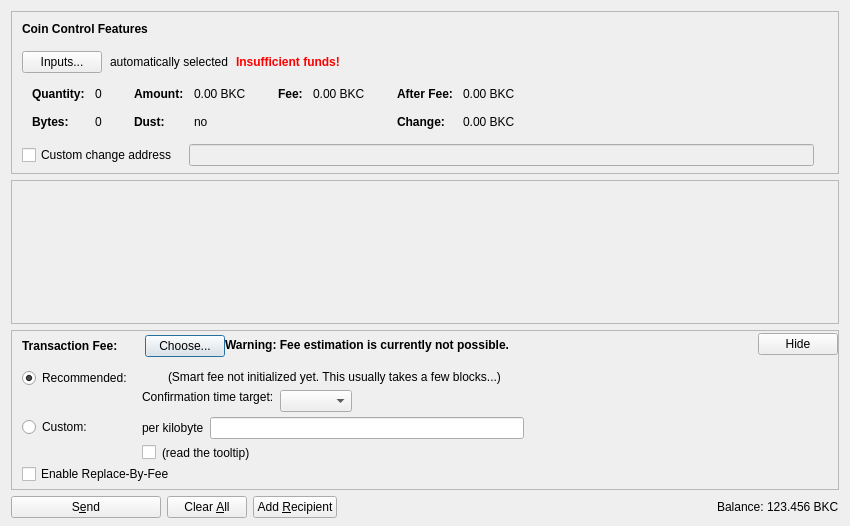
<?xml version="1.0" encoding="UTF-8"?>
<ui version="4.0">
 <class>SendCoinsDialog</class>
 <widget class="QDialog" name="SendCoinsDialog">
  <property name="geometry">
   <rect>
    <x>0</x>
    <y>0</y>
    <width>850</width>
    <height>526</height>
   </rect>
  </property>
  <property name="windowTitle">
   <string>Send Coins</string>
  </property>
  <layout class="QVBoxLayout" name="verticalLayout" stretch="0,1,0,0">
   <property name="bottomMargin">
    <number>8</number>
   </property>
   <item>
    <widget class="QFrame" name="frameCoinControl">
     <property name="sizePolicy">
      <sizepolicy hsizetype="Expanding" vsizetype="Expanding">
       <horstretch>0</horstretch>
       <verstretch>0</verstretch>
      </sizepolicy>
     </property>
     <property name="maximumSize">
      <size>
       <width>16777215</width>
       <height>16777215</height>
      </size>
     </property>
     <property name="frameShape">
      <enum>QFrame::StyledPanel</enum>
     </property>
     <property name="frameShadow">
      <enum>QFrame::Sunken</enum>
     </property>
     <layout class="QVBoxLayout" name="verticalLayoutCoinControl2">
      <property name="spacing">
       <number>0</number>
      </property>
      <property name="leftMargin">
       <number>0</number>
      </property>
      <property name="topMargin">
       <number>0</number>
      </property>
      <property name="rightMargin">
       <number>0</number>
      </property>
      <property name="bottomMargin">
       <number>6</number>
      </property>
      <item>
       <layout class="QVBoxLayout" name="verticalLayoutCoinControl" stretch="0,0,0,0,1">
        <property name="spacing">
         <number>0</number>
        </property>
        <property name="leftMargin">
         <number>10</number>
        </property>
        <property name="topMargin">
         <number>10</number>
        </property>
        <item>
         <layout class="QHBoxLayout" name="horizontalLayoutCoinControl1">
          <property name="bottomMargin">
           <number>15</number>
          </property>
          <item>
           <widget class="QLabel" name="labelCoinControlFeatures">
            <property name="sizePolicy">
             <sizepolicy hsizetype="Preferred" vsizetype="Maximum">
              <horstretch>0</horstretch>
              <verstretch>0</verstretch>
             </sizepolicy>
            </property>
            <property name="font">
             <font>
              <weight>75</weight>
              <bold>true</bold>
             </font>
            </property>
            <property name="styleSheet">
             <string notr="true">font-weight:bold;</string>
            </property>
            <property name="text">
             <string>Coin Control Features</string>
            </property>
           </widget>
          </item>
         </layout>
        </item>
        <item>
         <layout class="QHBoxLayout" name="horizontalLayoutCoinControl2" stretch="0,0,0,0">
          <property name="spacing">
           <number>8</number>
          </property>
          <property name="bottomMargin">
           <number>10</number>
          </property>
          <item>
           <widget class="QPushButton" name="pushButtonCoinControl">
            <property name="styleSheet">
             <string notr="true"/>
            </property>
            <property name="text">
             <string>Inputs...</string>
            </property>
            <property name="autoDefault">
             <bool>false</bool>
            </property>
           </widget>
          </item>
          <item>
           <widget class="QLabel" name="labelCoinControlAutomaticallySelected">
            <property name="text">
             <string>automatically selected</string>
            </property>
            <property name="margin">
             <number>5</number>
            </property>
           </widget>
          </item>
          <item>
           <widget class="QLabel" name="labelCoinControlInsuffFunds">
            <property name="font">
             <font>
              <weight>75</weight>
              <bold>true</bold>
             </font>
            </property>
            <property name="styleSheet">
             <string notr="true">color:red;font-weight:bold;</string>
            </property>
            <property name="text">
             <string>Insufficient funds!</string>
            </property>
            <property name="margin">
             <number>5</number>
            </property>
           </widget>
          </item>
          <item>
           <spacer name="horizontalSpacerCoinControl">
            <property name="orientation">
             <enum>Qt::Horizontal</enum>
            </property>
            <property name="sizeHint" stdset="0">
             <size>
              <width>40</width>
              <height>1</height>
             </size>
            </property>
           </spacer>
          </item>
         </layout>
        </item>
        <item>
         <widget class="QWidget" name="widgetCoinControl" native="true">
          <property name="sizePolicy">
           <sizepolicy hsizetype="Preferred" vsizetype="Preferred">
            <horstretch>0</horstretch>
            <verstretch>0</verstretch>
           </sizepolicy>
          </property>
          <property name="minimumSize">
           <size>
            <width>0</width>
            <height>0</height>
           </size>
          </property>
          <property name="styleSheet">
           <string notr="true"/>
          </property>
          <layout class="QHBoxLayout" name="horizontalLayoutCoinControl5">
           <property name="leftMargin">
            <number>0</number>
           </property>
           <property name="topMargin">
            <number>0</number>
           </property>
           <property name="rightMargin">
            <number>0</number>
           </property>
           <property name="bottomMargin">
            <number>0</number>
           </property>
           <item>
            <layout class="QHBoxLayout" name="horizontalLayoutCoinControl3" stretch="0,0,0,1">
             <property name="spacing">
              <number>20</number>
             </property>
             <property name="topMargin">
              <number>0</number>
             </property>
             <property name="bottomMargin">
              <number>10</number>
             </property>
             <item>
              <layout class="QFormLayout" name="formLayoutCoinControl1">
               <property name="horizontalSpacing">
                <number>10</number>
               </property>
               <property name="verticalSpacing">
                <number>14</number>
               </property>
               <property name="leftMargin">
                <number>10</number>
               </property>
               <property name="topMargin">
                <number>4</number>
               </property>
               <property name="rightMargin">
                <number>6</number>
               </property>
               <item row="0" column="0">
                <widget class="QLabel" name="labelCoinControlQuantityText">
                 <property name="font">
                  <font>
                   <weight>75</weight>
                   <bold>true</bold>
                  </font>
                 </property>
                 <property name="text">
                  <string>Quantity:</string>
                 </property>
                 <property name="margin">
                  <number>0</number>
                 </property>
                </widget>
               </item>
               <item row="0" column="1">
                <widget class="QLabel" name="labelCoinControlQuantity">
                 <property name="cursor">
                  <cursorShape>IBeamCursor</cursorShape>
                 </property>
                 <property name="contextMenuPolicy">
                  <enum>Qt::ActionsContextMenu</enum>
                 </property>
                 <property name="text">
                  <string notr="true">0</string>
                 </property>
                 <property name="margin">
                  <number>0</number>
                 </property>
                 <property name="textInteractionFlags">
                  <set>Qt::LinksAccessibleByMouse|Qt::TextSelectableByKeyboard|Qt::TextSelectableByMouse</set>
                 </property>
                </widget>
               </item>
               <item row="1" column="0">
                <widget class="QLabel" name="labelCoinControlBytesText">
                 <property name="font">
                  <font>
                   <weight>75</weight>
                   <bold>true</bold>
                  </font>
                 </property>
                 <property name="text">
                  <string>Bytes:</string>
                 </property>
                </widget>
               </item>
               <item row="1" column="1">
                <widget class="QLabel" name="labelCoinControlBytes">
                 <property name="cursor">
                  <cursorShape>IBeamCursor</cursorShape>
                 </property>
                 <property name="contextMenuPolicy">
                  <enum>Qt::ActionsContextMenu</enum>
                 </property>
                 <property name="text">
                  <string notr="true">0</string>
                 </property>
                 <property name="textInteractionFlags">
                  <set>Qt::LinksAccessibleByMouse|Qt::TextSelectableByKeyboard|Qt::TextSelectableByMouse</set>
                 </property>
                </widget>
               </item>
              </layout>
             </item>
             <item>
              <layout class="QFormLayout" name="formLayoutCoinControl2">
               <property name="horizontalSpacing">
                <number>10</number>
               </property>
               <property name="verticalSpacing">
                <number>14</number>
               </property>
               <property name="leftMargin">
                <number>6</number>
               </property>
               <property name="topMargin">
                <number>4</number>
               </property>
               <property name="rightMargin">
                <number>6</number>
               </property>
               <item row="0" column="0">
                <widget class="QLabel" name="labelCoinControlAmountText">
                 <property name="font">
                  <font>
                   <weight>75</weight>
                   <bold>true</bold>
                  </font>
                 </property>
                 <property name="text">
                  <string>Amount:</string>
                 </property>
                 <property name="margin">
                  <number>0</number>
                 </property>
                </widget>
               </item>
               <item row="0" column="1">
                <widget class="QLabel" name="labelCoinControlAmount">
                 <property name="cursor">
                  <cursorShape>IBeamCursor</cursorShape>
                 </property>
                 <property name="contextMenuPolicy">
                  <enum>Qt::ActionsContextMenu</enum>
                 </property>
                 <property name="text">
                  <string notr="true">0.00 BKC</string>
                 </property>
                 <property name="textInteractionFlags">
                  <set>Qt::LinksAccessibleByMouse|Qt::TextSelectableByKeyboard|Qt::TextSelectableByMouse</set>
                 </property>
                </widget>
               </item>
               <item row="1" column="0">
                <widget class="QLabel" name="labelCoinControlLowOutputText">
                 <property name="font">
                  <font>
                   <weight>75</weight>
                   <bold>true</bold>
                  </font>
                 </property>
                 <property name="text">
                  <string>Dust:</string>
                 </property>
                </widget>
               </item>
               <item row="1" column="1">
                <widget class="QLabel" name="labelCoinControlLowOutput">
                 <property name="cursor">
                  <cursorShape>IBeamCursor</cursorShape>
                 </property>
                 <property name="contextMenuPolicy">
                  <enum>Qt::ActionsContextMenu</enum>
                 </property>
                 <property name="text">
                  <string notr="true">no</string>
                 </property>
                 <property name="textInteractionFlags">
                  <set>Qt::LinksAccessibleByMouse|Qt::TextSelectableByKeyboard|Qt::TextSelectableByMouse</set>
                 </property>
                </widget>
               </item>
              </layout>
             </item>
             <item>
              <layout class="QFormLayout" name="formLayoutCoinControl3">
               <property name="horizontalSpacing">
                <number>10</number>
               </property>
               <property name="verticalSpacing">
                <number>14</number>
               </property>
               <property name="leftMargin">
                <number>6</number>
               </property>
               <property name="topMargin">
                <number>4</number>
               </property>
               <property name="rightMargin">
                <number>6</number>
               </property>
               <item row="0" column="0">
                <widget class="QLabel" name="labelCoinControlFeeText">
                 <property name="font">
                  <font>
                   <weight>75</weight>
                   <bold>true</bold>
                  </font>
                 </property>
                 <property name="text">
                  <string>Fee:</string>
                 </property>
                 <property name="margin">
                  <number>0</number>
                 </property>
                </widget>
               </item>
               <item row="0" column="1">
                <widget class="QLabel" name="labelCoinControlFee">
                 <property name="cursor">
                  <cursorShape>IBeamCursor</cursorShape>
                 </property>
                 <property name="contextMenuPolicy">
                  <enum>Qt::ActionsContextMenu</enum>
                 </property>
                 <property name="text">
                  <string notr="true">0.00 BKC</string>
                 </property>
                 <property name="textInteractionFlags">
                  <set>Qt::LinksAccessibleByMouse|Qt::TextSelectableByKeyboard|Qt::TextSelectableByMouse</set>
                 </property>
                </widget>
               </item>
              </layout>
             </item>
             <item>
              <layout class="QFormLayout" name="formLayoutCoinControl4">
               <property name="horizontalSpacing">
                <number>10</number>
               </property>
               <property name="verticalSpacing">
                <number>14</number>
               </property>
               <property name="leftMargin">
                <number>6</number>
               </property>
               <property name="topMargin">
                <number>4</number>
               </property>
               <property name="rightMargin">
                <number>6</number>
               </property>
               <item row="0" column="0">
                <widget class="QLabel" name="labelCoinControlAfterFeeText">
                 <property name="font">
                  <font>
                   <weight>75</weight>
                   <bold>true</bold>
                  </font>
                 </property>
                 <property name="text">
                  <string>After Fee:</string>
                 </property>
                 <property name="margin">
                  <number>0</number>
                 </property>
                </widget>
               </item>
               <item row="0" column="1">
                <widget class="QLabel" name="labelCoinControlAfterFee">
                 <property name="cursor">
                  <cursorShape>IBeamCursor</cursorShape>
                 </property>
                 <property name="contextMenuPolicy">
                  <enum>Qt::ActionsContextMenu</enum>
                 </property>
                 <property name="text">
                  <string notr="true">0.00 BKC</string>
                 </property>
                 <property name="textInteractionFlags">
                  <set>Qt::LinksAccessibleByMouse|Qt::TextSelectableByKeyboard|Qt::TextSelectableByMouse</set>
                 </property>
                </widget>
               </item>
               <item row="1" column="0">
                <widget class="QLabel" name="labelCoinControlChangeText">
                 <property name="font">
                  <font>
                   <weight>75</weight>
                   <bold>true</bold>
                  </font>
                 </property>
                 <property name="text">
                  <string>Change:</string>
                 </property>
                </widget>
               </item>
               <item row="1" column="1">
                <widget class="QLabel" name="labelCoinControlChange">
                 <property name="cursor">
                  <cursorShape>IBeamCursor</cursorShape>
                 </property>
                 <property name="contextMenuPolicy">
                  <enum>Qt::ActionsContextMenu</enum>
                 </property>
                 <property name="text">
                  <string notr="true">0.00 BKC</string>
                 </property>
                 <property name="textInteractionFlags">
                  <set>Qt::LinksAccessibleByMouse|Qt::TextSelectableByKeyboard|Qt::TextSelectableByMouse</set>
                 </property>
                </widget>
               </item>
              </layout>
             </item>
            </layout>
           </item>
          </layout>
         </widget>
        </item>
        <item>
         <layout class="QHBoxLayout" name="horizontalLayoutCoinControl4" stretch="0,0,0">
          <property name="spacing">
           <number>12</number>
          </property>
          <property name="sizeConstraint">
           <enum>QLayout::SetDefaultConstraint</enum>
          </property>
          <property name="topMargin">
           <number>5</number>
          </property>
          <property name="rightMargin">
           <number>5</number>
          </property>
          <item>
           <widget class="QCheckBox" name="checkBoxCoinControlChange">
            <property name="toolTip">
             <string>If this is activated, but the change address is empty or invalid, change will be sent to a newly generated address.</string>
            </property>
            <property name="text">
             <string>Custom change address</string>
            </property>
           </widget>
          </item>
          <item>
           <widget class="QValidatedLineEdit" name="lineEditCoinControlChange">
            <property name="enabled">
             <bool>false</bool>
            </property>
            <property name="sizePolicy">
             <sizepolicy hsizetype="Expanding" vsizetype="Fixed">
              <horstretch>0</horstretch>
              <verstretch>0</verstretch>
             </sizepolicy>
            </property>
           </widget>
          </item>
          <item>
           <widget class="QLabel" name="labelCoinControlChangeLabel">
            <property name="sizePolicy">
             <sizepolicy hsizetype="Preferred" vsizetype="Expanding">
              <horstretch>0</horstretch>
              <verstretch>0</verstretch>
             </sizepolicy>
            </property>
            <property name="minimumSize">
             <size>
              <width>0</width>
              <height>0</height>
             </size>
            </property>
            <property name="text">
             <string/>
            </property>
            <property name="margin">
             <number>3</number>
            </property>
           </widget>
          </item>
         </layout>
        </item>
        <item>
         <spacer name="verticalSpacerCoinControl">
          <property name="orientation">
           <enum>Qt::Vertical</enum>
          </property>
          <property name="sizeHint" stdset="0">
           <size>
            <width>800</width>
            <height>1</height>
           </size>
          </property>
         </spacer>
        </item>
       </layout>
      </item>
     </layout>
    </widget>
   </item>
   <item>
    <widget class="QScrollArea" name="scrollArea">
     <property name="widgetResizable">
      <bool>true</bool>
     </property>
     <widget class="QWidget" name="scrollAreaWidgetContents">
      <property name="geometry">
       <rect>
        <x>0</x>
        <y>0</y>
        <width>830</width>
        <height>104</height>
       </rect>
      </property>
      <layout class="QVBoxLayout" name="verticalLayout_2" stretch="0,1">
       <property name="leftMargin">
        <number>0</number>
       </property>
       <property name="topMargin">
        <number>0</number>
       </property>
       <property name="rightMargin">
        <number>0</number>
       </property>
       <property name="bottomMargin">
        <number>0</number>
       </property>
       <item>
        <layout class="QVBoxLayout" name="entries">
         <property name="spacing">
          <number>6</number>
         </property>
        </layout>
       </item>
       <item>
        <spacer name="verticalSpacer">
         <property name="orientation">
          <enum>Qt::Vertical</enum>
         </property>
         <property name="sizeHint" stdset="0">
          <size>
           <width>20</width>
           <height>40</height>
          </size>
         </property>
        </spacer>
       </item>
      </layout>
     </widget>
    </widget>
   </item>
   <item>
    <widget class="QFrame" name="frameFee">
     <property name="sizePolicy">
      <sizepolicy hsizetype="Expanding" vsizetype="Expanding">
       <horstretch>0</horstretch>
       <verstretch>0</verstretch>
      </sizepolicy>
     </property>
     <property name="maximumSize">
      <size>
       <width>16777215</width>
       <height>16777215</height>
      </size>
     </property>
     <property name="frameShape">
      <enum>QFrame::StyledPanel</enum>
     </property>
     <property name="frameShadow">
      <enum>QFrame::Sunken</enum>
     </property>
     <layout class="QVBoxLayout" name="verticalLayoutFee1">
      <property name="spacing">
       <number>0</number>
      </property>
      <property name="leftMargin">
       <number>0</number>
      </property>
      <property name="topMargin">
       <number>0</number>
      </property>
      <property name="rightMargin">
       <number>0</number>
      </property>
      <property name="bottomMargin">
       <number>0</number>
      </property>
      <item>
       <layout class="QVBoxLayout" name="verticalLayoutFee2" stretch="0,0,0">
        <property name="spacing">
         <number>0</number>
        </property>
        <property name="leftMargin">
         <number>10</number>
        </property>
        <property name="topMargin">
         <number>0</number>
        </property>
        <item>
         <layout class="QHBoxLayout" name="horizontalLayoutFee1">
          <property name="bottomMargin">
           <number>0</number>
          </property>
          <item>
           <layout class="QVBoxLayout" name="verticalLayoutFee7">
            <property name="spacing">
             <number>0</number>
            </property>
            <item>
             <spacer name="verticalSpacerSmartFee">
              <property name="orientation">
               <enum>Qt::Vertical</enum>
              </property>
              <property name="sizeType">
               <enum>QSizePolicy::Fixed</enum>
              </property>
              <property name="sizeHint" stdset="0">
               <size>
                <width>1</width>
                <height>4</height>
               </size>
              </property>
             </spacer>
            </item>
            <item>
             <layout class="QHBoxLayout" name="horizontalLayoutSmartFee">
              <property name="spacing">
               <number>10</number>
              </property>
              <item>
               <widget class="QLabel" name="labelFeeHeadline">
                <property name="sizePolicy">
                 <sizepolicy hsizetype="Preferred" vsizetype="Maximum">
                  <horstretch>0</horstretch>
                  <verstretch>0</verstretch>
                 </sizepolicy>
                </property>
                <property name="font">
                 <font>
                  <weight>75</weight>
                  <bold>true</bold>
                 </font>
                </property>
                <property name="styleSheet">
                 <string notr="true">font-weight:bold;</string>
                </property>
                <property name="text">
                 <string>Transaction Fee:</string>
                </property>
               </widget>
              </item>
              <item>
               <widget class="QLabel" name="labelFeeMinimized">
                <property name="text">
                 <string/>
                </property>
               </widget>
              </item>
              <item>
               <widget class="QPushButton" name="buttonChooseFee">
                <property name="text">
                 <string>Choose...</string>
                </property>
               </widget>
              </item>
             </layout>
            </item>
            <item>
             <spacer name="verticalSpacer_5">
              <property name="orientation">
               <enum>Qt::Vertical</enum>
              </property>
              <property name="sizeHint" stdset="0">
               <size>
                <width>1</width>
                <height>1</height>
               </size>
              </property>
             </spacer>
            </item>
           </layout>
          </item>
          <item>
           <widget class="QLabel" name="fallbackFeeWarningLabel">
            <property name="toolTip">
             <string>Using the fallbackfee can result in sending a transaction that will take several hours or days (or never) to confirm. Consider choosing your fee manually or wait until you have validated the complete chain.</string>
            </property>
            <property name="font">
            <font>
                <weight>75</weight>
                <bold>true</bold>
            </font>
            </property>
            <property name="text">
             <string>Warning: Fee estimation is currently not possible.</string>
            </property>
            <property name="wordWrap">
             <bool>false</bool>
            </property>
           </widget>
          </item>
          <item>
           <spacer name="horizontalSpacer_4">
            <property name="orientation">
             <enum>Qt::Horizontal</enum>
            </property>
            <property name="sizeType">
             <enum>QSizePolicy::MinimumExpanding</enum>
            </property>
            <property name="sizeHint" stdset="0">
             <size>
              <width>40</width>
              <height>20</height>
             </size>
            </property>
           </spacer>
          </item>
          <item>
           <widget class="QPushButton" name="buttonMinimizeFee">
            <property name="toolTip">
             <string>collapse fee-settings</string>
            </property>
            <property name="text">
             <string>Hide</string>
            </property>
           </widget>
          </item>
         </layout>
        </item>
        <item>
         <widget class="QFrame" name="frameFeeSelection">
          <layout class="QVBoxLayout" name="verticalLayoutFee12">
           <property name="spacing">
            <number>0</number>
           </property>
           <property name="leftMargin">
            <number>0</number>
           </property>
           <property name="topMargin">
            <number>0</number>
           </property>
           <property name="rightMargin">
            <number>0</number>
           </property>
           <property name="bottomMargin">
            <number>0</number>
           </property>
           <item>
            <layout class="QGridLayout" name="gridLayoutFee">
             <property name="topMargin">
              <number>10</number>
             </property>
             <property name="bottomMargin">
              <number>4</number>
             </property>
             <property name="horizontalSpacing">
              <number>10</number>
             </property>
             <property name="verticalSpacing">
              <number>4</number>
             </property>
             <item row="1" column="1">
              <layout class="QVBoxLayout" name="verticalLayoutFee8">
               <property name="spacing">
                <number>6</number>
               </property>
               <item>
                <layout class="QHBoxLayout" name="horizontalLayoutFee13">
                 <item>
                  <widget class="QLabel" name="labelCustomPerKilobyte">
                   <property name="toolTip">
                    <string>If the custom fee is set to 1000 satoshis and the transaction is only 250 bytes, then &quot;per kilobyte&quot; only pays 250 satoshis in fee, while &quot;total at least&quot; pays 1000 satoshis. For transactions bigger than a kilobyte both pay by kilobyte.</string>
                   </property>
                   <property name="text">
                    <string>per kilobyte</string>
                   </property>
                  </widget>
                 </item>
                 <item>
                  <widget class="BitcoinAmountField" name="customFee"/>
                 </item>
                 <item>
                  <spacer name="horizontalSpacer_6">
                   <property name="orientation">
                    <enum>Qt::Horizontal</enum>
                   </property>
                   <property name="sizeHint" stdset="0">
                    <size>
                     <width>1</width>
                     <height>1</height>
                    </size>
                   </property>
                  </spacer>
                 </item>
                </layout>
               </item>
               <item>
                <layout class="QHBoxLayout" name="horizontalLayoutFee8">
                 <item>
                  <widget class="QCheckBox" name="checkBoxMinimumFee">
                   <property name="toolTip">
                    <string>Paying only the minimum fee is just fine as long as there is less transaction volume than space in the blocks. But be aware that this can end up in a never confirming transaction once there is more demand for briskcoin transactions than the network can process.</string>
                   </property>
                   <property name="text">
                    <string/>
                   </property>
                  </widget>
                 </item>
                 <item>
                  <widget class="QLabel" name="labelMinFeeWarning">
                   <property name="enabled">
                    <bool>true</bool>
                   </property>
                   <property name="toolTip">
                    <string>Paying only the minimum fee is just fine as long as there is less transaction volume than space in the blocks. But be aware that this can end up in a never confirming transaction once there is more demand for briskcoin transactions than the network can process.</string>
                   </property>
                   <property name="text">
                    <string>(read the tooltip)</string>
                   </property>
                   <property name="margin">
                    <number>5</number>
                   </property>
                  </widget>
                 </item>
                 <item>
                  <spacer name="horizontalSpacer_2">
                   <property name="orientation">
                    <enum>Qt::Horizontal</enum>
                   </property>
                   <property name="sizeHint" stdset="0">
                    <size>
                     <width>1</width>
                     <height>1</height>
                    </size>
                   </property>
                  </spacer>
                 </item>
                </layout>
               </item>
              </layout>
             </item>
             <item row="0" column="0">
              <layout class="QVBoxLayout" name="verticalLayoutFee4" stretch="0,1">
               <item>
                <widget class="QRadioButton" name="radioSmartFee">
                 <property name="text">
                  <string>Recommended:</string>
                 </property>
                 <property name="checked">
                  <bool>true</bool>
                 </property>
                 <attribute name="buttonGroup">
                  <string notr="true">groupFee</string>
                 </attribute>
                </widget>
               </item>
               <item>
                <spacer name="verticalSpacer_2">
                 <property name="orientation">
                  <enum>Qt::Vertical</enum>
                 </property>
                 <property name="sizeHint" stdset="0">
                  <size>
                   <width>1</width>
                   <height>1</height>
                  </size>
                 </property>
                </spacer>
               </item>
              </layout>
             </item>
             <item row="1" column="0">
              <layout class="QVBoxLayout" name="verticalLayoutFee9" stretch="0,1">
               <item>
                <widget class="QRadioButton" name="radioCustomFee">
                 <property name="text">
                  <string>Custom:</string>
                 </property>
                 <attribute name="buttonGroup">
                  <string notr="true">groupFee</string>
                 </attribute>
                </widget>
               </item>
               <item>
                <spacer name="verticalSpacer_6">
                 <property name="orientation">
                  <enum>Qt::Vertical</enum>
                 </property>
                 <property name="sizeHint" stdset="0">
                  <size>
                   <width>1</width>
                   <height>1</height>
                  </size>
                 </property>
                </spacer>
               </item>
              </layout>
             </item>
             <item row="0" column="1">
              <layout class="QVBoxLayout" name="verticalLayoutFee3" stretch="0,0,1">
               <property name="spacing">
                <number>6</number>
               </property>
               <property name="topMargin">
                <number>2</number>
               </property>
               <item>
                <layout class="QHBoxLayout" name="horizontalLayoutFee12">
                 <item>
                  <widget class="QLabel" name="labelSmartFee">
                   <property name="text">
                    <string/>
                   </property>
                   <property name="margin">
                    <number>2</number>
                   </property>
                  </widget>
                 </item>
                 <item>
                  <widget class="QLabel" name="labelFeeEstimation">
                   <property name="text">
                    <string/>
                   </property>
                  </widget>
                 </item>
                 <item>
                  <widget class="QLabel" name="labelSmartFee2">
                   <property name="text">
                    <string>(Smart fee not initialized yet. This usually takes a few blocks...)</string>
                   </property>
                   <property name="margin">
                    <number>2</number>
                   </property>
                  </widget>
                 </item>
                 <item>
                  <spacer name="horizontalSpacer_5">
                   <property name="orientation">
                    <enum>Qt::Horizontal</enum>
                   </property>
                   <property name="sizeHint" stdset="0">
                    <size>
                     <width>1</width>
                     <height>1</height>
                    </size>
                   </property>
                  </spacer>
                 </item>
                </layout>
               </item>
               <item>
                <layout class="QHBoxLayout" name="horizontalLayoutFee9">
                 <item>
                  <layout class="QVBoxLayout" name="verticalLayoutFee6">
                   <item>
                    <widget class="QLabel" name="labelSmartFee3">
                     <property name="text">
                      <string>Confirmation time target:</string>
                     </property>
                     <property name="margin">
                      <number>2</number>
                     </property>
                    </widget>
                   </item>
                   <item>
                    <spacer name="verticalSpacer_3">
                     <property name="orientation">
                      <enum>Qt::Vertical</enum>
                     </property>
                     <property name="sizeHint" stdset="0">
                      <size>
                       <width>1</width>
                       <height>1</height>
                      </size>
                     </property>
                    </spacer>
                   </item>
                  </layout>
                 </item>
                 <item>
                  <layout class="QVBoxLayout" name="verticalLayoutFee5">
                   <property name="rightMargin">
                    <number>30</number>
                   </property>
                   <item>
                    <layout class="QHBoxLayout" name="horizontalLayoutConfTarget">
                     <property name="bottomMargin">
                      <number>0</number>
                     </property>
                     <item>
                      <widget class="QComboBox" name="confTargetSelector"/>
                     </item>
                     <item>
                      <spacer name="horizontalSpacerConfTarget">
                       <property name="orientation">
                        <enum>Qt::Horizontal</enum>
                       </property>
                       <property name="sizeHint" stdset="0">
                        <size>
                         <width>40</width>
                         <height>20</height>
                        </size>
                       </property>
                      </spacer>
                     </item>
                    </layout>
                   </item>
                  </layout>
                 </item>
                </layout>
               </item>
               <item>
                <spacer name="verticalSpacer_4">
                 <property name="orientation">
                  <enum>Qt::Vertical</enum>
                 </property>
                 <property name="sizeHint" stdset="0">
                  <size>
                   <width>1</width>
                   <height>1</height>
                  </size>
                 </property>
                </spacer>
               </item>
              </layout>
             </item>
            </layout>
           </item>
           <item>
            <widget class="QCheckBox" name="optInRBF">
             <property name="text">
              <string>Enable Replace-By-Fee</string>
             </property>
             <property name="toolTip">
              <string>With Replace-By-Fee (BIP-125) you can increase a transaction's fee after it is sent. Without this, a higher fee may be recommended to compensate for increased transaction delay risk.</string>
             </property>
            </widget>
           </item>
          </layout>
         </widget>
        </item>
        <item>
         <spacer name="verticalSpacerFee">
          <property name="orientation">
           <enum>Qt::Vertical</enum>
          </property>
          <property name="sizeHint" stdset="0">
           <size>
            <width>40</width>
            <height>5</height>
           </size>
          </property>
         </spacer>
        </item>
       </layout>
      </item>
     </layout>
    </widget>
   </item>
   <item>
    <layout class="QHBoxLayout" name="horizontalLayout">
     <item>
      <widget class="QPushButton" name="sendButton">
       <property name="minimumSize">
        <size>
         <width>150</width>
         <height>0</height>
        </size>
       </property>
       <property name="toolTip">
        <string>Confirm the send action</string>
       </property>
       <property name="text">
        <string>S&amp;end</string>
       </property>
       <property name="icon">
        <iconset resource="../bitcoin.qrc">
         <normaloff>:/icons/send</normaloff>:/icons/send</iconset>
       </property>
       <property name="autoDefault">
        <bool>false</bool>
       </property>
       <property name="default">
        <bool>false</bool>
       </property>
      </widget>
     </item>
     <item>
      <widget class="QPushButton" name="clearButton">
       <property name="sizePolicy">
        <sizepolicy hsizetype="Minimum" vsizetype="Fixed">
         <horstretch>0</horstretch>
         <verstretch>0</verstretch>
        </sizepolicy>
       </property>
       <property name="toolTip">
        <string>Clear all fields of the form.</string>
       </property>
       <property name="text">
        <string>Clear &amp;All</string>
       </property>
       <property name="icon">
        <iconset resource="../bitcoin.qrc">
         <normaloff>:/icons/remove</normaloff>:/icons/remove</iconset>
       </property>
       <property name="autoDefault">
        <bool>false</bool>
       </property>
      </widget>
     </item>
     <item>
      <widget class="QPushButton" name="addButton">
       <property name="toolTip">
        <string>Send to multiple recipients at once</string>
       </property>
       <property name="text">
        <string>Add &amp;Recipient</string>
       </property>
       <property name="icon">
        <iconset resource="../bitcoin.qrc">
         <normaloff>:/icons/add</normaloff>:/icons/add</iconset>
       </property>
       <property name="autoDefault">
        <bool>false</bool>
       </property>
      </widget>
     </item>
     <item>
      <spacer name="horizontalSpacer">
       <property name="orientation">
        <enum>Qt::Horizontal</enum>
       </property>
       <property name="sizeHint" stdset="0">
        <size>
         <width>40</width>
         <height>20</height>
        </size>
       </property>
      </spacer>
     </item>
     <item>
      <layout class="QHBoxLayout" name="horizontalLayout_2">
       <property name="spacing">
        <number>3</number>
       </property>
       <item>
        <widget class="QLabel" name="label">
         <property name="sizePolicy">
          <sizepolicy hsizetype="Preferred" vsizetype="Fixed">
           <horstretch>0</horstretch>
           <verstretch>0</verstretch>
          </sizepolicy>
         </property>
         <property name="text">
          <string>Balance:</string>
         </property>
        </widget>
       </item>
       <item>
        <widget class="QLabel" name="labelBalance">
         <property name="sizePolicy">
          <sizepolicy hsizetype="Preferred" vsizetype="Fixed">
           <horstretch>0</horstretch>
           <verstretch>0</verstretch>
          </sizepolicy>
         </property>
         <property name="cursor">
          <cursorShape>IBeamCursor</cursorShape>
         </property>
         <property name="text">
          <string notr="true">123.456 BKC</string>
         </property>
         <property name="textInteractionFlags">
          <set>Qt::LinksAccessibleByMouse|Qt::TextSelectableByKeyboard|Qt::TextSelectableByMouse</set>
         </property>
        </widget>
       </item>
      </layout>
     </item>
    </layout>
   </item>
  </layout>
 </widget>
 <customwidgets>
  <customwidget>
   <class>QValidatedLineEdit</class>
   <extends>QLineEdit</extends>
   <header>qt/qvalidatedlineedit.h</header>
  </customwidget>
  <customwidget>
   <class>BitcoinAmountField</class>
   <extends>QLineEdit</extends>
   <header>qt/bitcoinamountfield.h</header>
   <container>1</container>
  </customwidget>
 </customwidgets>
 <resources>
  <include location="../bitcoin.qrc"/>
 </resources>
 <connections/>
 <buttongroups>
  <buttongroup name="groupFee"/>
 </buttongroups>
</ui>
